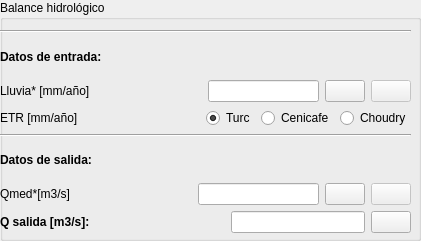
               <widget class="QGroupBox" name="groupBox_8">
                <property name="geometry">
                 <rect>
                  <x>0</x>
                  <y>440</y>
                  <width>421</width>
                  <height>241</height>
                 </rect>
                </property>
                <property name="title">
                 <string>Balance hidrológico</string>
                </property>
                <widget class="QWidget" name="layoutWidget_7">
                 <property name="geometry">
                  <rect>
                   <x>0</x>
                   <y>30</y>
                   <width>411</width>
                   <height>203</height>
                  </rect>
                 </property>
                 <layout class="QVBoxLayout" name="verticalLayout_20">
                  <item>
                   <widget class="Line" name="line_24">
                    <property name="orientation">
                     <enum>Qt::Horizontal</enum>
                    </property>
                   </widget>
                  </item>
                  <item>
                   <widget class="QLabel" name="label_23">
                    <property name="minimumSize">
                     <size>
                      <width>0</width>
                      <height>10</height>
                     </size>
                    </property>
                    <property name="font">
                     <font>
                      <weight>75</weight>
                      <bold>true</bold>
                     </font>
                    </property>
                    <property name="text">
                     <string>Datos de entrada:</string>
                    </property>
                   </widget>
                  </item>
                  <item>
                   <layout class="QHBoxLayout" name="horizontalLayout_30">
                    <item>
                     <widget class="QLabel" name="label_25">
                      <property name="toolTip">
                       <string>Mapa raster (o valor) con la precipitación anual en la cuenca [mm/año]</string>
                      </property>
                      <property name="whatsThis">
                       <string>Mapa raster (o valor) con la precipitación anual en la cuenca [mm/año]</string>
                      </property>
                      <property name="text">
                       <string>Lluvia* [mm/año]</string>
                      </property>
                     </widget>
                    </item>
                    <item>
                     <spacer name="horizontalSpacer_26">
                      <property name="orientation">
                       <enum>Qt::Horizontal</enum>
                      </property>
                      <property name="sizeHint" stdset="0">
                       <size>
                        <width>10</width>
                        <height>20</height>
                       </size>
                      </property>
                     </spacer>
                    </item>
                    <item>
                     <widget class="QLineEdit" name="PathInHydro_Rain">
                      <property name="readOnly">
                       <bool>false</bool>
                      </property>
                     </widget>
                    </item>
                    <item>
                     <widget class="QPushButton" name="Boton_HidroLoadRain">
                      <property name="toolTip">
                       <string>Establecer ruta donde se aloja el mapa de precipitación.</string>
                      </property>
                      <property name="text">
                       <string/>
                      </property>
                      <property name="icon">
                       <iconset resource="resources.qrc">
                        <normaloff>:/plugins/HydroSEDPlugin/icons/folder.png</normaloff>:/plugins/HydroSEDPlugin/icons/folder.png</iconset>
                      </property>
                     </widget>
                    </item>
                    <item>
                     <widget class="QPushButton" name="Button_HidroViewRain">
                      <property name="enabled">
                       <bool>false</bool>
                      </property>
                      <property name="maximumSize">
                       <size>
                        <width>40</width>
                        <height>16777215</height>
                       </size>
                      </property>
                      <property name="toolTip">
                       <string>Visualizar shp con el caudal calculado por tramos.</string>
                      </property>
                      <property name="whatsThis">
                       <string>Visualizar shp con el caudal calculado por tramos.</string>
                      </property>
                      <property name="text">
                       <string/>
                      </property>
                      <property name="icon">
                       <iconset resource="resources.qrc">
                        <normaloff>:/plugins/HydroSEDPlugin/icons/icono-ver.png</normaloff>:/plugins/HydroSEDPlugin/icons/icono-ver.png</iconset>
                      </property>
                     </widget>
                    </item>
                   </layout>
                  </item>
                  <item>
                   <layout class="QHBoxLayout" name="horizontalLayout_52">
                    <item>
                     <widget class="QLabel" name="label_26">
                      <property name="toolTip">
                       <string>Estimación de la evaporación anual (mm/año), seleccionar metodología o cargar mapa.</string>
                      </property>
                      <property name="whatsThis">
                       <string>Estimación de la evaporación anual (mm/año), seleccionar metodología o cargar mapa.</string>
                      </property>
                      <property name="text">
                       <string>ETR [mm/año] </string>
                      </property>
                     </widget>
                    </item>
                    <item>
                     <spacer name="horizontalSpacer_28">
                      <property name="orientation">
                       <enum>Qt::Horizontal</enum>
                      </property>
                      <property name="sizeHint" stdset="0">
                       <size>
                        <width>10</width>
                        <height>20</height>
                       </size>
                      </property>
                     </spacer>
                    </item>
                    <item>
                     <widget class="QRadioButton" name="RadioBalance_ETR_Turc">
                      <property name="toolTip">
                       <string>Metodología de cálculo Turc.</string>
                      </property>
                      <property name="whatsThis">
                       <string>Metodología de cálculo Turc.</string>
                      </property>
                      <property name="text">
                       <string>Turc</string>
                      </property>
                      <property name="checked">
                       <bool>true</bool>
                      </property>
                     </widget>
                    </item>
                    <item>
                     <widget class="QRadioButton" name="RadioBalance_ETR_Cenicafe">
                      <property name="toolTip">
                       <string>Metodología de cálculo Cenicafe.</string>
                      </property>
                      <property name="whatsThis">
                       <string>Metodología de cálculo Cenicafe.</string>
                      </property>
                      <property name="text">
                       <string>Cenicafe</string>
                      </property>
                      <property name="checked">
                       <bool>false</bool>
                      </property>
                     </widget>
                    </item>
                    <item>
                     <widget class="QRadioButton" name="RadioBalance_ETR_Choudry">
                      <property name="toolTip">
                       <string>Metodología de cálculo Choudry.</string>
                      </property>
                      <property name="whatsThis">
                       <string>Metodología de cálculo Choudry.</string>
                      </property>
                      <property name="text">
                       <string>Choudry</string>
                      </property>
                     </widget>
                    </item>
                   </layout>
                  </item>
                  <item>
                   <layout class="QHBoxLayout" name="horizontalLayout_53"/>
                  </item>
                  <item>
                   <widget class="Line" name="line_25">
                    <property name="orientation">
                     <enum>Qt::Horizontal</enum>
                    </property>
                   </widget>
                  </item>
                  <item>
                   <widget class="QLabel" name="label_52">
                    <property name="font">
                     <font>
                      <weight>75</weight>
                      <bold>true</bold>
                     </font>
                    </property>
                    <property name="text">
                     <string>Datos de salida:</string>
                    </property>
                    <property name="textFormat">
                     <enum>Qt::AutoText</enum>
                    </property>
                   </widget>
                  </item>
                  <item>
                   <layout class="QHBoxLayout" name="horizontalLayout_54">
                    <item>
                     <widget class="QLabel" name="label_53">
                      <property name="toolTip">
                       <string>El valor del caudal calculado en cada tramo hidrológico.</string>
                      </property>
                      <property name="whatsThis">
                       <string>El valor del caudal calculado en cada tramo hidrológico.</string>
                      </property>
                      <property name="text">
                       <string>Qmed*[m3/s]</string>
                      </property>
                     </widget>
                    </item>
                    <item>
                     <spacer name="horizontalSpacer_29">
                      <property name="orientation">
                       <enum>Qt::Horizontal</enum>
                      </property>
                      <property name="sizeHint" stdset="0">
                       <size>
                        <width>10</width>
                        <height>20</height>
                       </size>
                      </property>
                     </spacer>
                    </item>
                    <item>
                     <widget class="QLineEdit" name="PathOutHydro_Qmed">
                      <property name="whatsThis">
                       <string>Ruta de guardado</string>
                      </property>
                      <property name="readOnly">
                       <bool>false</bool>
                      </property>
                     </widget>
                    </item>
                    <item>
                     <widget class="QPushButton" name="Button_HidroSaveQmed">
                      <property name="text">
                       <string/>
                      </property>
                      <property name="icon">
                       <iconset resource="resources.qrc">
                        <normaloff>:/plugins/HydroSEDPlugin/icons/folder.png</normaloff>:/plugins/HydroSEDPlugin/icons/folder.png</iconset>
                      </property>
                     </widget>
                    </item>
                    <item>
                     <widget class="QPushButton" name="Button_HidroViewQmed">
                      <property name="enabled">
                       <bool>false</bool>
                      </property>
                      <property name="maximumSize">
                       <size>
                        <width>40</width>
                        <height>16777215</height>
                       </size>
                      </property>
                      <property name="toolTip">
                       <string>Visualizar shp con el caudal calculado por tramos.</string>
                      </property>
                      <property name="whatsThis">
                       <string>Visualizar shp con el caudal calculado por tramos.</string>
                      </property>
                      <property name="text">
                       <string/>
                      </property>
                      <property name="icon">
                       <iconset resource="resources.qrc">
                        <normaloff>:/plugins/HydroSEDPlugin/icons/icono-ver.png</normaloff>:/plugins/HydroSEDPlugin/icons/icono-ver.png</iconset>
                      </property>
                     </widget>
                    </item>
                   </layout>
                  </item>
                  <item>
                   <layout class="QHBoxLayout" name="horizontalLayout_55">
                    <item>
                     <widget class="QLabel" name="label_54">
                      <property name="font">
                       <font>
                        <weight>75</weight>
                        <bold>true</bold>
                       </font>
                      </property>
                      <property name="toolTip">
                       <string>El valor del caudal calculado solo a la salida de la cuenca.</string>
                      </property>
                      <property name="whatsThis">
                       <string>El valor del caudal calculado solo a la salida de la cuenca.</string>
                      </property>
                      <property name="text">
                       <string>Q salida [m3/s]:</string>
                      </property>
                     </widget>
                    </item>
                    <item>
                     <spacer name="horizontalSpacer_30">
                      <property name="orientation">
                       <enum>Qt::Horizontal</enum>
                      </property>
                      <property name="sizeHint" stdset="0">
                       <size>
                        <width>10</width>
                        <height>20</height>
                       </size>
                      </property>
                     </spacer>
                    </item>
                    <item>
                     <widget class="QLineEdit" name="ShowResultQmed">
                      <property name="readOnly">
                       <bool>true</bool>
                      </property>
                     </widget>
                    </item>
                    <item>
                     <widget class="QPushButton" name="Butto_Ejec_HidroBalance">
                      <property name="toolTip">
                       <string>Ejecuta el balance de largo plazo con los parametros dados.</string>
                      </property>
                      <property name="whatsThis">
                       <string>Ejecuta el balance de largo plazo con los parametros dados.</string>
                      </property>
                      <property name="text">
                       <string/>
                      </property>
                      <property name="icon">
                       <iconset resource="resources.qrc">
                        <normaloff>:/plugins/HydroSEDPlugin/icons/play.png</normaloff>:/plugins/HydroSEDPlugin/icons/play.png</iconset>
                      </property>
                     </widget>
                    </item>
                   </layout>
                  </item>
                 </layout>
                </widget>
               </widget>
